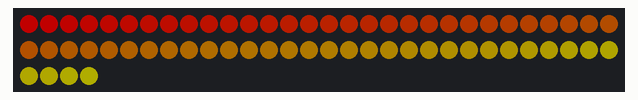
A sketch run on a simulated Arduino Uno, built with avr-gcc and run on an emulated ATmega328P. On the bench: 64 RGB LEDs in strip order, left to right, continuing on the next row. Dim RGB values are drawn brighter than linear.

Above: at 0.34 s.

The sketch:

FastLED_Library_Exploration.ino
```cpp
#include <FastLED.h>

#define NUM_LEDS 64
#define DATA_PIN 3

CRGB leds[NUM_LEDS];

void setup()
{
  FastLED.addLeds<NEOPIXEL, DATA_PIN>(leds, NUM_LEDS);
  FastLED.setBrightness(84);
}

void loop()
{

  static int hue = 0;

  for (int i = 0; i < NUM_LEDS; i++)
  {
    leds[i] = CHSV(hue++, 255, 255);
    FastLED.show();
  }
}
```
